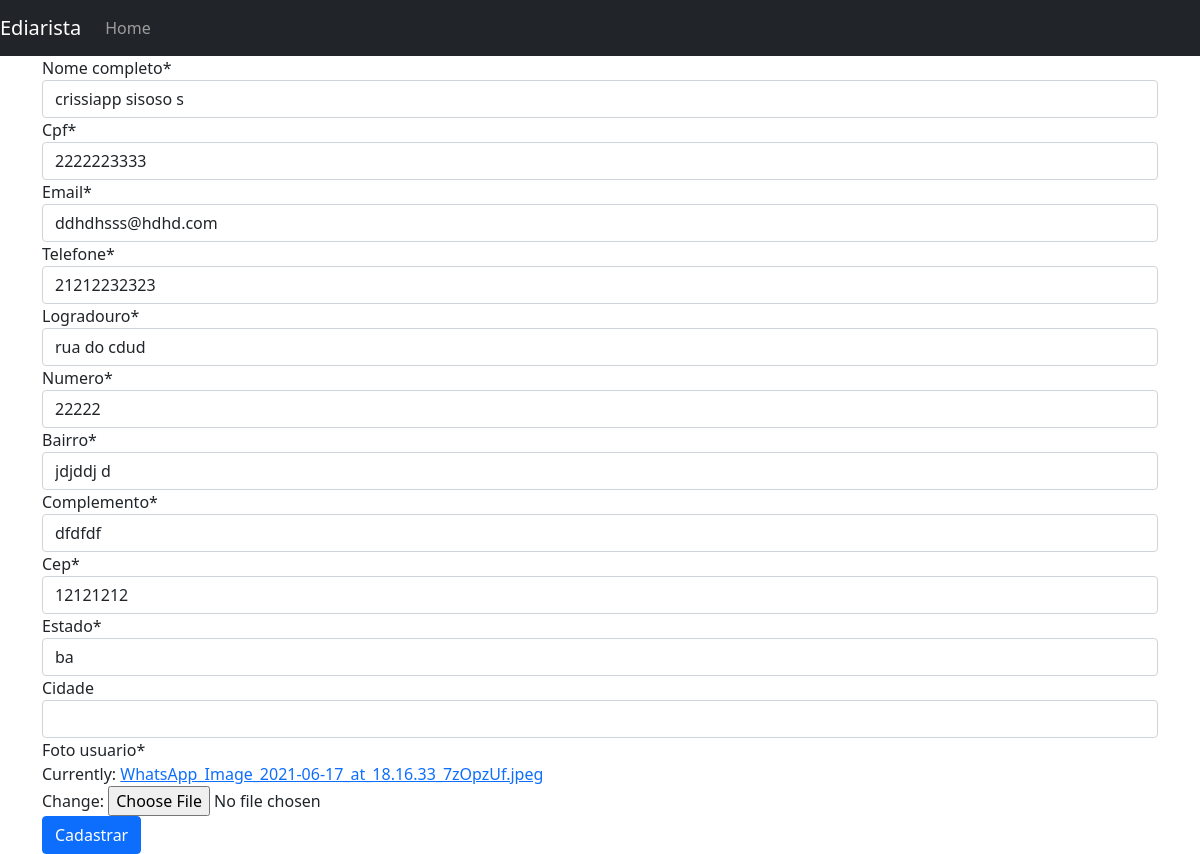
The app's page /web/editar_diarista/4 with its own data.
### web/models.py (models this page shows)
class Diaristas(models.Model):
    nome_completo = models.CharField(max_length=100, null=False, blank=False)
    cpf = models.CharField(max_length=11,null=False,blank=False,unique=True)
    email = models.EmailField(null=False,blank=False,unique=True)
    telefone = models.CharField(max_length=11, null=False,blank=False)
    logradouro = models.CharField(max_length=40,null=False,blank=False)
    numero = models.IntegerField(null=False,blank=False)
    bairro = models.CharField( max_length=100,null=False,blank=False)
    complemento = models.CharField(max_length=100,null=False,blank=False)
    cep = models.CharField(max_length=8,null=False,blank=False)
    estado = models.CharField(max_length=2,null=False,blank=False)
    cidade = models.CharField(max_length=30, null=False, blank=True)
    codigo_ibge = models.IntegerField(null=False,blank=False)
    foto_usuario = models.ImageField(null=False)

### web/views.py (the view)
def editar_diarista(request, diarista_id):
    diarista = Diaristas.objects.get(id=diarista_id)
    if request.method == 'POST':
        diarista_form = form_diarista.DiaristaForm(request.POST or None, request.FILES, instance=diarista)
        if diarista_form.is_valid():
            diarista_form.save()
            return redirect('listar_diaristas')
    else:
        diarista_form = form_diarista.DiaristaForm(instance=diarista)
    return render(request,'form_diarista.html', {'diarista_form':diarista_form})

### web/forms/form_diarista.py (shortened to what this page needs)
class DiaristaForm(forms.ModelForm):
    cpf = forms.CharField(widget=forms.TextInput(attrs={'data-mask': "000.000.000-00"}))
    cep = forms.CharField(widget=forms.TextInput(attrs={'data-mask': '00000-000'}))
    telefone = forms.CharField(widget=forms.TextInput(attrs={'data-mask': '(00) 00000-0000'}))
    class Meta:
        model = Diaristas
        exclude = ('codigo_ibge', )

### web/templates/form_diarista.html (shortened to what this page needs)
{% extends 'base.html' %}
{% load crispy_forms_tags %}
{% block conteudo %}
<form method="post" enctype="multipart/form-data">
    {{diarista_form|crispy}}
    <button type="submit" class="btn btn-primary">Cadastrar</button>
</form>
{% endblock conteudo %}

### records on screen
Diaristas: nome_completo "crissiapp sisoso s", cpf "2222223333", email "ddhdhsss@hdhd.com", telefone "21212232323", logradouro "rua do cdud", numero "22222", bairro "jdjddj d", complemento "dfdfdf", cep "12121212", estado "ba"
